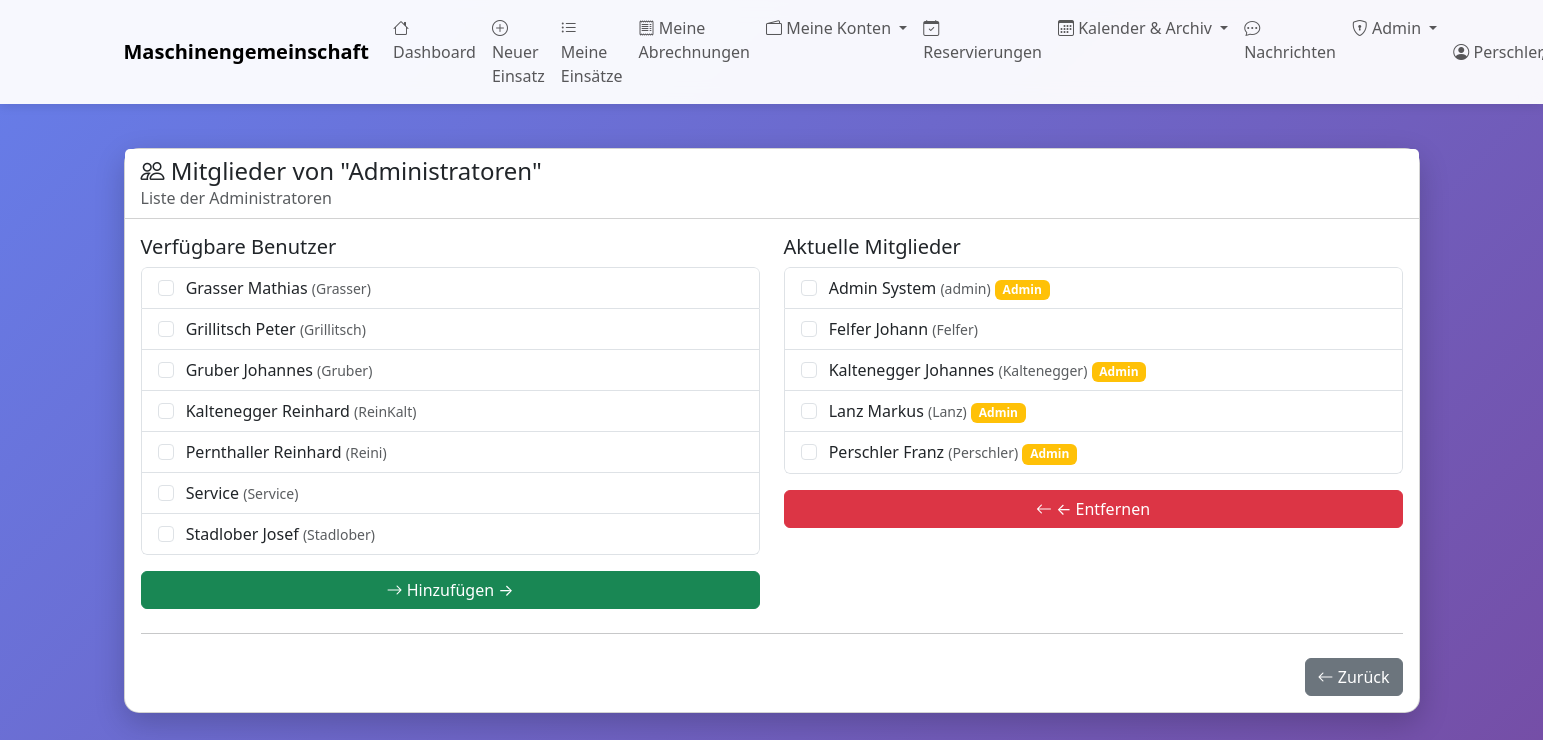
Before: /admin/gemeinschaften/3/mitglieder (signed in) with the older database file.
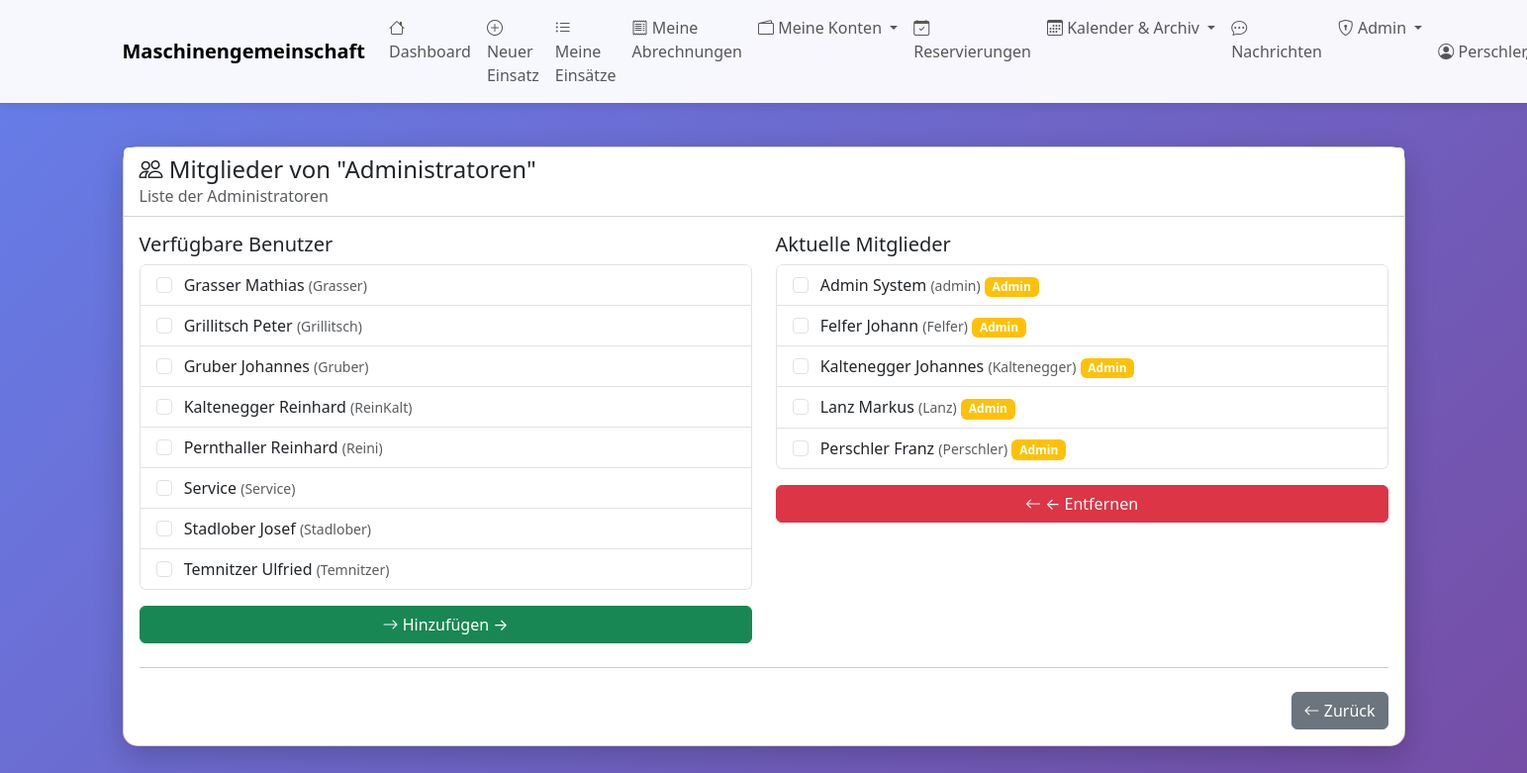
After: the same page with the newer database file.
### tables this page shows
CREATE TABLE benutzer (
    id INTEGER PRIMARY KEY AUTOINCREMENT,
    name TEXT NOT NULL,
    vorname TEXT,
    username TEXT UNIQUE,
    password_hash TEXT,
    adresse TEXT,
    telefon TEXT,
    email TEXT,
    mitglied_seit DATE,
    aktiv BOOLEAN DEFAULT 1,
    bemerkungen TEXT
, is_admin BOOLEAN DEFAULT 0, treibstoffkosten_preis REAL DEFAULT 1.50, backup_schwellwert INTEGER DEFAULT 50, letzter_treibstoffpreis REAL, admin_level INTEGER DEFAULT 0);

### web_app.py (the view, shortened to what this page needs)
@app.route('/admin/gemeinschaften/<int:gemeinschaft_id>/mitglieder', methods=['GET', 'POST'])
@admin_required
def admin_gemeinschaften_mitglieder(gemeinschaft_id):
    with MaschinenDBContext(DB_PATH) as db:
        cursor = db.cursor
        cursor.execute("SELECT * FROM gemeinschaften WHERE id = ?", (gemeinschaft_id,))
        columns = [desc[0] for desc in cursor.description]
        gemeinschaft = dict(zip(columns, cursor.fetchone()))
        cursor.execute("""
            SELECT b.* FROM benutzer b
            JOIN mitglied_gemeinschaft mg ON b.id = mg.mitglied_id
            WHERE mg.gemeinschaft_id = ? AND b.aktiv = 1
            ORDER BY b.name
        """, (gemeinschaft_id,))
        columns = [desc[0] for desc in cursor.description]
        aktuelle_mitglieder = [dict(zip(columns, row)) for row in cursor.fetchall()]
        cursor.execute("""
            SELECT b.* FROM benutzer b
            WHERE b.aktiv = 1 AND b.id NOT IN (
                SELECT mitglied_id FROM mitglied_gemeinschaft
                WHERE gemeinschaft_id = ?
            )
            ORDER BY b.name
        """, (gemeinschaft_id,))
        columns = [desc[0] for desc in cursor.description]
        verfuegbare_benutzer = [dict(zip(columns, row)) for row in cursor.fetchall()]
    return render_template('admin_gemeinschaften_mitglieder.html',
                         gemeinschaft=gemeinschaft,
                         aktuelle_mitglieder=aktuelle_mitglieder,
                         verfuegbare_benutzer=verfuegbare_benutzer)

### database.py (called while the page is built)
    def connect(self):
        self.connection = sqlite3.connect(self.db_path)
        self.connection.row_factory = sqlite3.Row
        self.cursor = self.connection.cursor()

    def close(self):
        if self.connection:
            self.connection.close()

    def __enter__(self):
        self.connect()
        return self

    def __exit__(self, exc_type, exc_val, exc_tb):
        if exc_type is None:
            self.connection.commit()
        else:
            self.connection.rollback()
        self.close()
        return False

### web_app.py (called while the page is built)
def admin_required(f):
    @wraps(f)
    def decorated_function(*args, **kwargs):
        if 'benutzer_id' not in session:
            flash('Bitte melden Sie sich an.', 'warning')
            return redirect(url_for('login'))
        if not session.get('is_admin'):
            flash('Zugriff verweigert. Administrator-Rechte erforderlich.', 'danger')
            return redirect(url_for('dashboard'))
        return f(*args, **kwargs)
    return decorated_function

### templates/admin_gemeinschaften_mitglieder.html (shortened to what this page needs)
{% extends "base.html" %}
{% block content %}
<div class="row mt-4">
    <div class="col-12">
        <div class="card">
            <div class="card-header bg-white">
                <h4 class="mb-0">
                    <i class="bi bi-people"></i> Mitglieder von "{{ gemeinschaft.name }}"
                </h4>
                <p class="text-muted mb-0">{{ gemeinschaft.beschreibung }}</p>
            </div>
            <div class="card-body">
                <form method="POST">
                    <div class="row">
                        <div class="col-md-6">
                            <h5>Verfügbare Benutzer</h5>
                            <div class="list-group" style="max-height: 500px; overflow-y: auto;">
                                {% for benutzer in verfuegbare_benutzer %}
                                <label class="list-group-item">
                                    <input class="form-check-input me-2" type="checkbox"
                                           name="mitglieder" value="{{ benutzer.id }}">
                                    {{ benutzer.name }} {{ benutzer.vorname or '' }}
                                    <small class="text-muted">({{ benutzer.username }})</small>
                                </label>
                                {% endfor %}
                            </div>
                            {% if verfuegbare_benutzer %}
                            <button type="submit" name="action" value="hinzufuegen"
                                    class="btn btn-success mt-3 w-100">
                                <i class="bi bi-arrow-right"></i> Hinzufügen →
                            </button>
                            {% endif %}
                        </div>
                        <div class="col-md-6">
                            <h5>Aktuelle Mitglieder</h5>
                            <div class="list-group" style="max-height: 500px; overflow-y: auto;">
                                {% for mitglied in aktuelle_mitglieder %}
                                <label class="list-group-item">
                                    <input class="form-check-input me-2" type="checkbox"
                                           name="entfernen" value="{{ mitglied.id }}">
                                    {{ mitglied.name }} {{ mitglied.vorname or '' }}
                                    <small class="text-muted">({{ mitglied.username }})</small>
                                    {% if mitglied.is_admin %}
                                    <span class="badge bg-warning">Admin</span>
                                    {% endif %}
                                </label>
                                {% endfor %}
                            </div>
                            {% if aktuelle_mitglieder %}
                            <button type="submit" name="action" value="entfernen"
                                    class="btn btn-danger mt-3 w-100">
                                <i class="bi bi-arrow-left"></i> ← Entfernen
                            </button>
                            {% endif %}
                        </div>
                    </div>
                    <hr class="my-4">
                    <div class="d-grid gap-2 d-md-flex justify-content-md-end">
                        <a href="{{ url_for('admin_gemeinschaften') }}" class="btn btn-secondary">
                            <i class="bi bi-arrow-left"></i> Zurück
                        </a>
                    </div>
                </form>
            </div>
        </div>
    </div>
</div>
{% endblock %}

Changed rows visible on the page:
added benutzer: name "Temnitzer", vorname "Ulfried", username "Temnitzer", shown under "Verfügbare Benutzer"
changed benutzer "Felfer": now shows "Admin"
